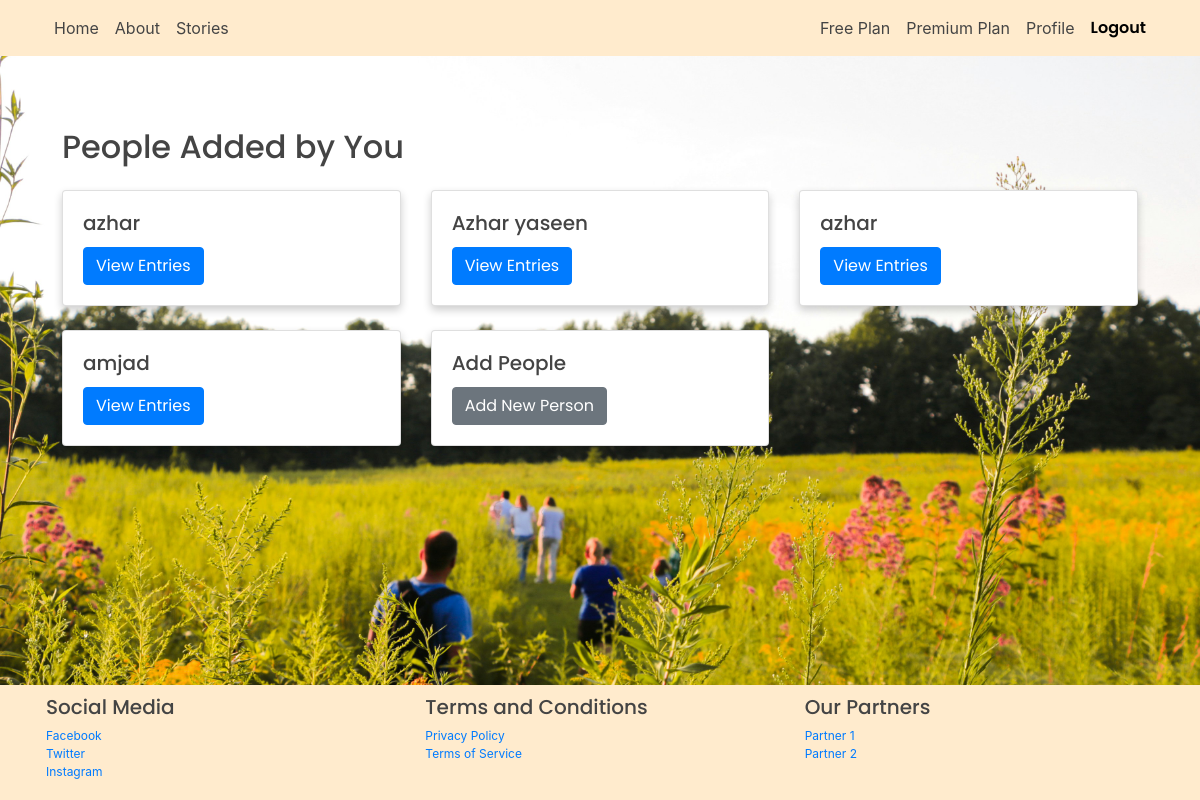
The app's page /people_list/ (signed in) with its own data.
### blog/models.py (models this page shows, shortened)
class People(models.Model):
    user = models.ForeignKey(User, on_delete=models.CASCADE)
    name = models.CharField(max_length=150)

### blog/views.py (the view)
# urls.py: path('people_list/', views.people_list, name='people_list'),
@login_required
def people_list(request):
    if request.method == 'GET':
        people = People.objects.filter(user=request.user)
    return render(request, 'blog/list.html',{'people':people})

### blog/templatetags/payment_tags.py (called while the page is built)
@register.filter(name='has_payment')
def has_payment(user):
    if user.is_authenticated:
        return Payment.objects.filter(user=user).exists()
    return False

### blog/templates/blog/list.html
{% extends "blog/base.html" %}
{% block content %}
<div class="container">
    <h2 class="mb-4">People Added by You</h2>
    <div class="row">
        {% for person in people %}
        <div class="col-md-4 mb-4">
            <div class="card">
                <div class="card-body">
                    <h5 class="card-title">{{ person.name }}</h5>
                    <p class="card-text">
                        <a href="{% url 'entry_list' person.id %}" class="btn btn-primary">View Entries</a>
                    </p>
                </div>
            </div>
        </div>
        {% endfor %}
        <div class="col-md-4 mb-4">
            <div class="card">
                <div class="card-body">
                    <h5 class="card-title">Add People</h5>
                    <p class="card-text">
                        <a href="{% url 'add_people' %}" class="btn btn-secondary">Add New Person</a>
                    </p>
                </div>
            </div>
        </div>
    </div>
</div>
{% endblock content %}

### blog/static/blog/main.css (style rules this page uses)
body { background-color: beige; background-image: url('/media/image2.jpg'); background-size: cover; background-position: center; overflow-y: auto; margin-top: 5rem; }
h1, h2, h3, h4, h5, h6, p { color: #444444; font-family: 'Poppins', sans-serif; }
.card { box-shadow: 0 4px 8px 0 rgba(0, 0, 0, 0.2); }
.container { padding: 0 16px; }
.container::after, .row::after { content: ""; clear: both; display: table; }

### blog/templates/blog/base.html (style rules this page uses)
html { position: relative; min-height: 100%; }
body { margin-bottom: 100px; }

### records on screen
People: name "azhar"
People: name "Azhar yaseen"
People: name "azhar"
People: name "amjad"
